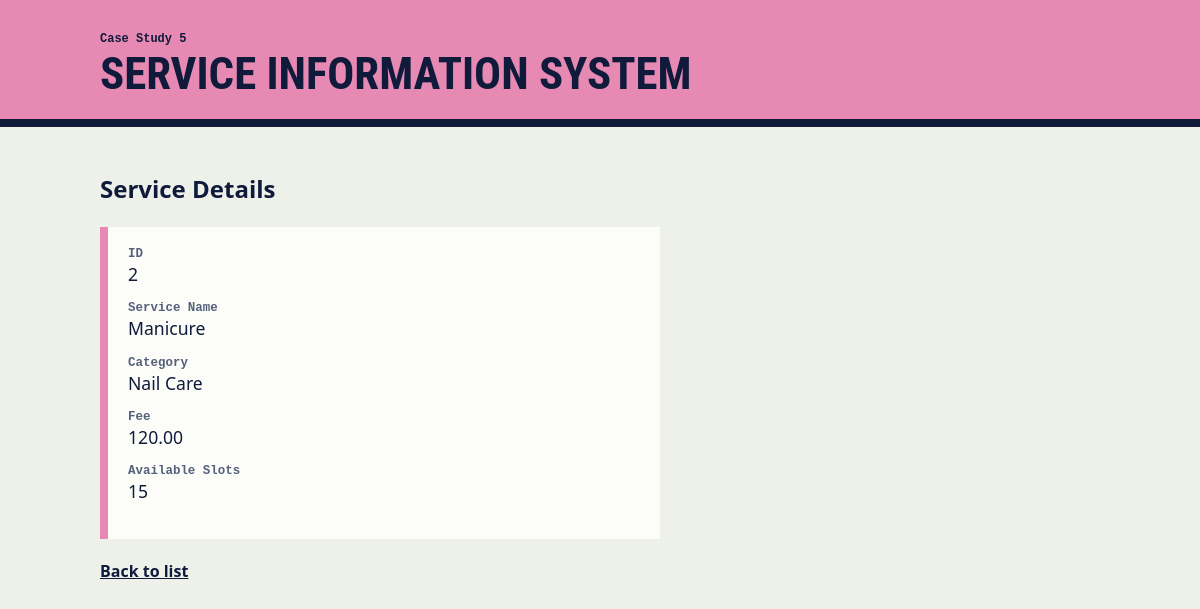
Screenshot of /service-system/view.php?id=2 with the database file from the repository.
### tables this page shows
CREATE TABLE services (
    id INT AUTO_INCREMENT PRIMARY KEY,
    service_name VARCHAR(100) NOT NULL,
    category VARCHAR(50) NOT NULL,
    fee DECIMAL(10,2) NOT NULL,
    available_slots INT NOT NULL
);

### service-system/view.php (the view, shortened to what this page needs)
<?php
require_once 'config.php';
function e($value): string
{
    return htmlspecialchars((string) $value, ENT_QUOTES, 'UTF-8');
}
$id = filter_var($_GET['id'] ?? '', FILTER_VALIDATE_INT, ['options' => ['min_range' => 1]]);
$record = false;
if ($id !== false) {
    $statement = $pdo->prepare('SELECT * FROM services WHERE id = :id');
    $statement->execute([':id' => $id]);
    $record = $statement->fetch();
}
    ?>
<!DOCTYPE html>
<html lang="en">
<head>
    <link rel="stylesheet" href="../assets/crud.css">
</head>
<body class="case-5">
<header>
    <p class="case-no">Case Study 5</p>
    <h1>Service Information System</h1>
</header>
<main>
    <h2>Service Details</h2>
    <dl>
        <dt>ID</dt>
        <dd><?= e($record['id']) ?></dd>
        <dt>Service Name</dt>
        <dd><?= e($record['service_name']) ?></dd>
        <dt>Category</dt>
        <dd><?= e($record['category']) ?></dd>
        <dt>Fee</dt>
        <dd><?= e(number_format((float) $record['fee'], 2)) ?></dd>
        <dt>Available Slots</dt>
        <dd><?= e($record['available_slots']) ?></dd>
    </dl>
    <p><a href="index.php">Back to list</a></p>
</main>
</body>
</html>

### assets/crud.css (style rules this page uses)
:root { --ink: #101a3a; --folder: #f4b223; }
.case-5 { --folder: #e68ab4; }
* { box-sizing: border-box; }
body { margin: 0; font-family: "IBM Plex Sans", "Segoe UI", Arial, sans-serif; background: #eef0ea; color: var(--ink); line-height: 1.5; }
header { background: var(--folder); border-bottom: 8px solid var(--ink); padding: 18px max(16px, calc((100% - 1000px) / 2)) 22px; }
h1 { font-family: "Arial Narrow", "Roboto Condensed", Impact, sans-serif; font-size: clamp(1.8rem, 5vw, 2.8rem); text-transform: uppercase; line-height: 1.05; margin: 4px 0 0; }
.case-no { font: 600 .75rem Consolas, monospace; margin: 14px 0 0; }
main { max-width: 1032px; margin: 0 auto; padding: 24px 16px 60px; }
a { color: var(--ink); font-weight: 600; }
form, dl { background: #fcfdf9; border-left: 8px solid var(--folder); padding: 20px; max-width: 560px; }
label, dt { font: 600 .78rem Consolas, monospace; }
dl { margin: 0 0 20px; }
dt { color: #55607a; }
dd { margin: 0 0 14px; font-size: 1.1rem; overflow-wrap: anywhere; }

### rows the page displays
services: id "2", service_name "Manicure", category "Nail Care", fee "120.00", available_slots "15"
